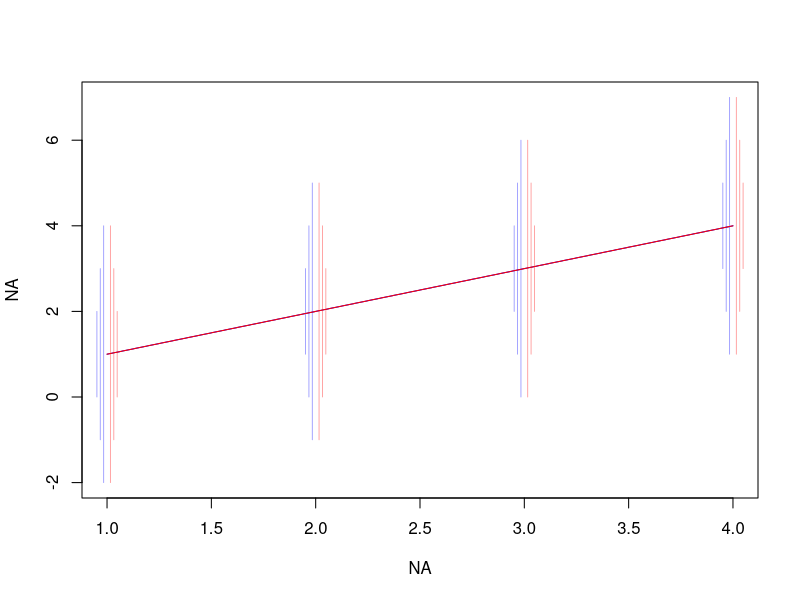

Write the R code that produced this figure.
library(Hmisc)


### Name: multLines
### Title: Plot Multiple Lines
### Aliases: multLines
### Keywords: hplot

### ** Examples

x <- 1:4
y <- cbind(x, x-3, x-2, x-1, x+1, x+2, x+3)
plot(NA, NA, xlim=c(1,4), ylim=c(-2, 7))
multLines(x, y, col='blue')
multLines(x, y, col='red', pos='right')
